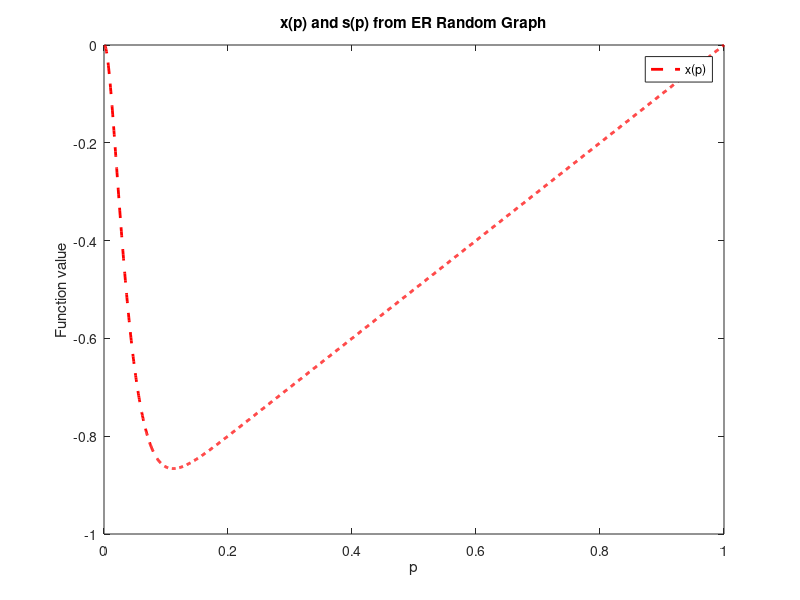

Reproduce this figure in MATLAB. (Note: this script raises an error after producing the figure.)
clear,clc
N = 100;

pc= log(N)/N
% ave_degree = 1:0.1:4.9;
% ave_degree_2 = 5:10;
% ave_degree = [ave_degree,ave_degree_2];
% p_vals = ave_degree/(N-1);
% p_vals = pc:0.01:1;
% s_vals = zeros(size(p_vals));
% 
% for i = 1:length(p_vals)
%     s_vals(i) = compute_s_from_ER(N, p_vals(i));
% end
% 
% plot(p_vals, s_vals, 'LineWidth', 2)
% xlabel('p')
% ylabel('s')
% title(sprintf('s vs p for ER random graph (N = %d)', N))
% grid on
n = 100
p = 0.5
k = n-1
% f1= @(x) x
f2 = @(x) x-(1 - (1 - p * x)^(k - 1) - x .* (1 - x) .* (k - 1) .* p .* (1 - p * x).^(k - 2));

p_vals = linspace(0.001, 1, 2000);
% x_vals = arrayfun(f1, p_vals);
s_vals = arrayfun(f2, p_vals);

% plot(p_vals, x_vals, 'b', 'LineWidth', 2); hold on;
plot(p_vals, s_vals, 'r--', 'LineWidth', 2);
legend('x(p)', 's(p)');
xlabel('p');
ylabel('Function value');
title('x(p) and s(p) from ER Random Graph');

x = obtain_pstar(N, p)


function x = obtain_pstar(N, p)
% obtain_pstar: 
% We denote the probability that following one random link $l$, 
% a node in the flow subgraph is found in one of its end $l^+$ as $p^*$
% Inputs:
%   N - number of nodes
%   p - link connection probability of ER
% Output:
%   x - solution to the fixed-point equation

    k = N - 1;

    % 定义方程：f(x) = LHS - RHS
    f = @(x) x - (1 - (1 - p * x)^(k - 1) - x .* (1 - x) .* (k - 1) .* p .* (1 - p * x).^(k - 2));

    % 初始区间 [eps, 1-eps] 避免边界不适
    x0 = 0;
    x1 = 1.1;

    % 数值求解
    x = find_all_roots(f, x0, x1);
    if isempty(x)
        x=0;
    end
end


function s = compute_s_from_ER(N, p)
% compute_s_from_ER: 计算 ER 随机图中的 s = 1 - φ(1 - x) - x φ'(1 - x)
% Inputs:
%   N - 节点数
%   p - 连边概率
% Output:
%   s - 表达式值

    % 第一步：用 PGF 方程求 x = p*
    x = obtain_pstar(N, p);
    if length(x)>1
        x = x(2);
    else
        x = x(1);
    end

    % 第二步：计算 φ(1 - x) 和 φ'(1 - x)
    k = N - 1;
    s1 = 1 - x;
    
    phi = (1 - p + p * s1)^k;
    phi_prime = k * p * (1 - p + p * s1)^(k - 1);

    % 第三步：代入表达式计算 s
    s = 1 - phi - x * phi_prime;
end



